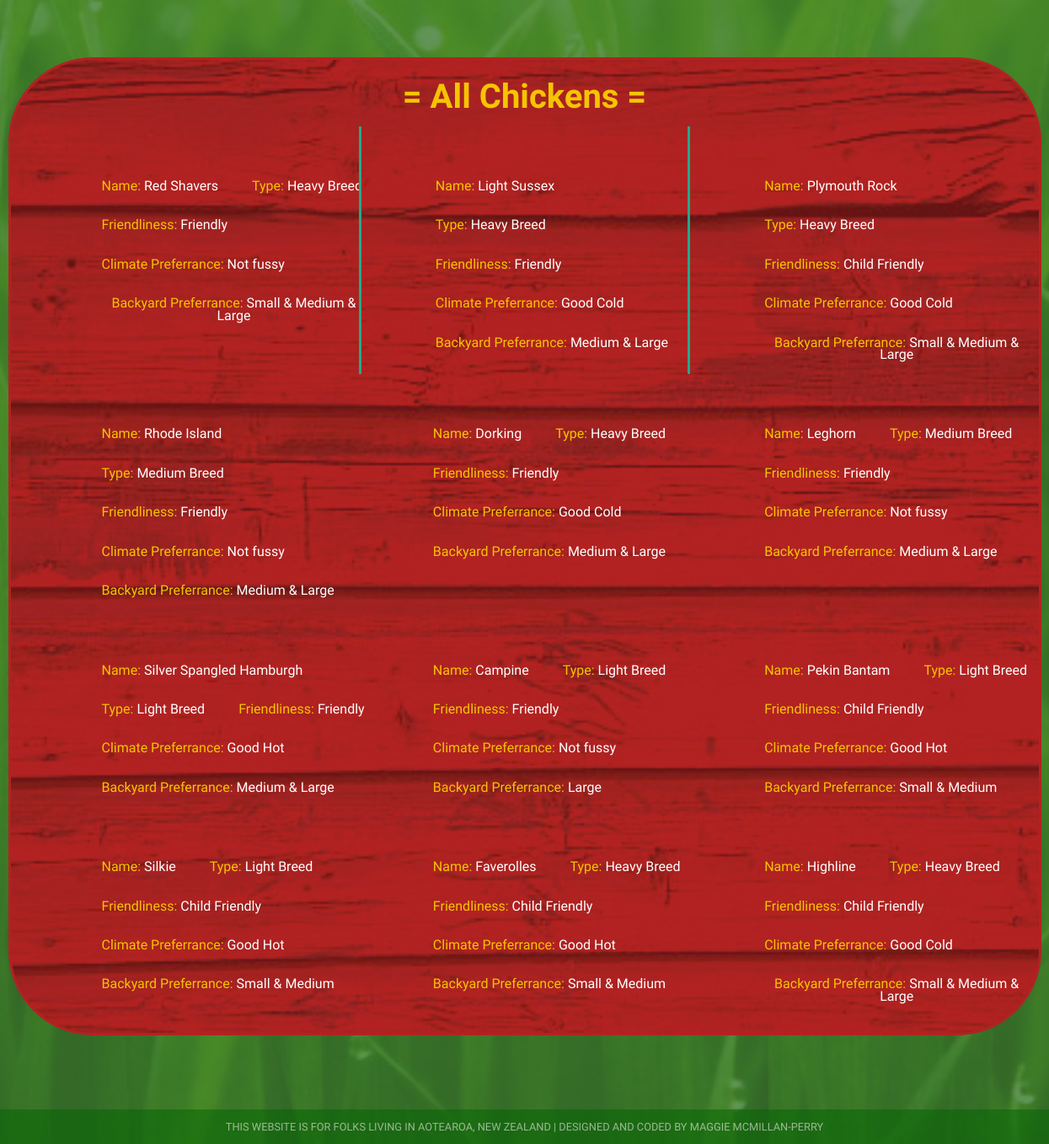
The app's page /results (lower part), older data.
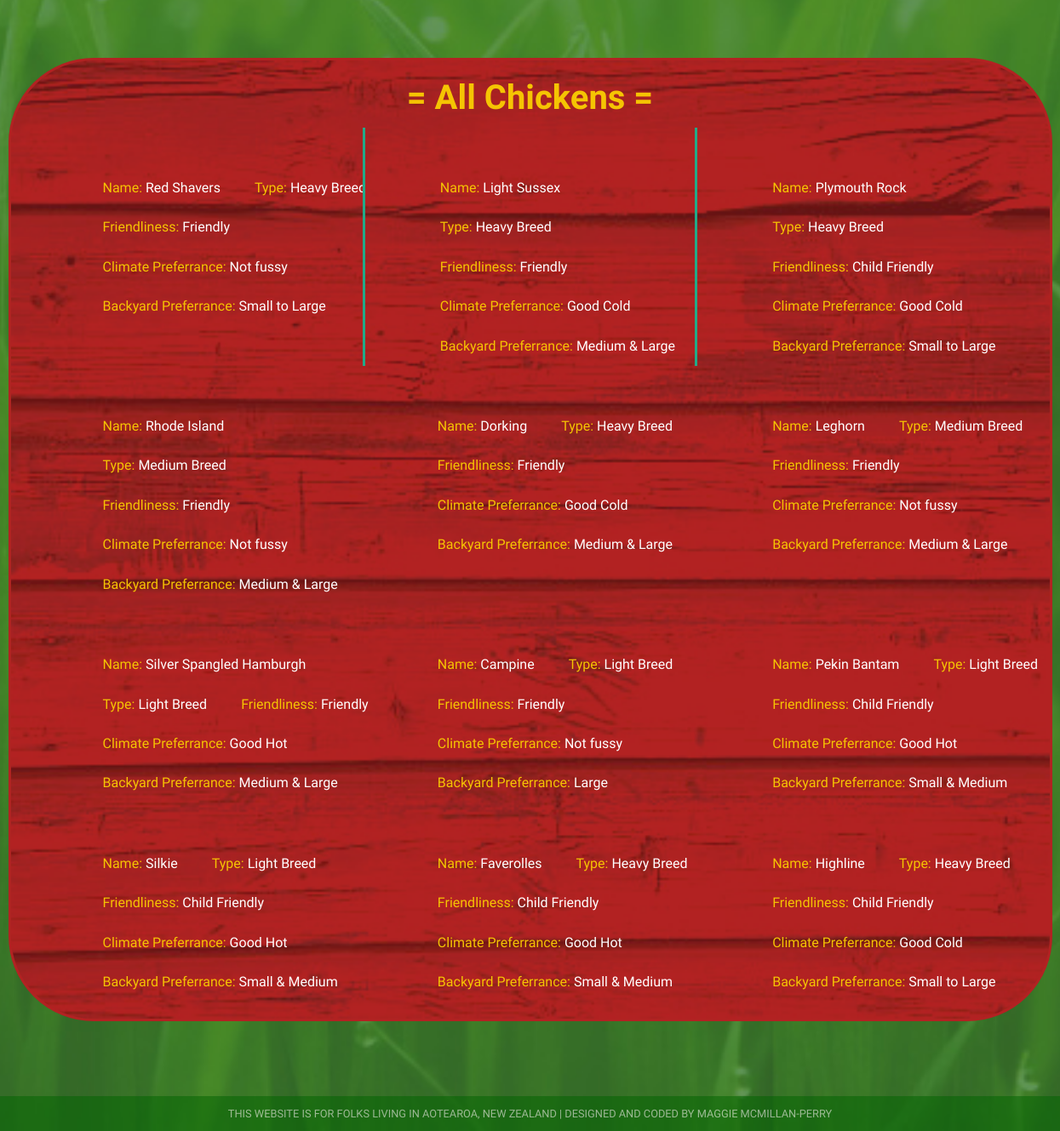
The same page, newer data.
### tables this page shows
CREATE TABLE "chickens" (
	"id"	INTEGER,
	"chicken"	TEXT UNIQUE,
	"mass"	size TEXT,
	"egg"	consistancy TEXT,
	"friendly"	TEXT,
	"climate"	preferred TEXT,
	"backyard"	size TEXT,
	PRIMARY KEY("id")
);

### run.py (the view)
@app.route('/results')
def results():
    db = sqlite3.connect(MENUDB)
    print(db)
    chickens = []
    cur = db.execute('SELECT chicken,mass,egg,friendly,climate,backyard FROM chickens')
    for row in cur:
        chickens.append(list(row))
    db.close()
    return render_template('results.html',
                            disclaimer='This website is for folks living in Aotearoa, New Zealand | Designed and Coded by Maggie McMillan-Perry',
                            chickens=chickens
                            )

### templates/results.html (shortened to what this page needs)
     {% extends "base.html" %}
    {% block content %}
        <body>
        <div id="header">
          <br>
    <div id="menu">
      <h1>= All Chickens = </h1>
 {% for chicken in chickens %}
      <div>
          <li>
            <ul><span style="color: #F5C403;">Name:</span> {{ chicken[0] }}</ul>
            <ul><span style="color: #F5C403;">Type:</span> {{chicken[1]}}</ul>
            <ul><span style="color: #F5C403;">Friendliness:</span> {{chicken[3]}}</ul>
            <ul><span style="color: #F5C403;">Climate Preferrance:</span> {{chicken[4]}}</ul>
            <ul><span style="color: #F5C403;">Backyard Preferrance:</span> {{chicken[5]}}</ul>
          </li>
     </div>
    {% endfor %}
    </div>
{% endblock %}

### templates/base.html (shortened to what this page needs)
<!DOCTYPE html>
<html>
  <head>
    {% block head %}
     <link rel="stylesheet" href="{{ url_for('static', filename='screen.css') }}" />
    {% endblock %}
  </head>
  <body>
    {% block content %}{% endblock %}
    {% block footer %}
    <div id="footer">
      {{ disclaimer|upper }}
    </div>
    {% endblock %}
  </body>
</html>

### static/screen.css (style rules this page uses)
body { background-color: #3C7A31; background-image: url(grass_2.jpg); background-repeat: no-repeat; background-position: top; background-size: cover; color: blue; font-family: 'Uchen', serif; margin: 0; }
h1 { color: #F5C403; font-family: 'Uchen', serif; font-size: 2.5em; margin: 0; }
#header { padding-top: 30px; text-align: center; }
#menu { background-color: firebrick; background-image: url(barn.jpg); background-repeat: no-repeat; background-size: cover; border: 3px solid firebrick; background-image: barn.jpeg; border-radius: 100px; display: grid; margin: auto; max-width: 1180px; padding: 20px 20px; margin-bottom: 5.5em; grid-template-columns: 1fr 1fr 1fr; grid-template-rows: auto; }
#footer { color: white; font-size: 0.8em; opacity: 0.5; text-align: center; background-color: darkgreen; padding: 1em; }
#menu li { list-style: none; color: white; line-height: 90%; width: 90%; padding: 3em; }
#menu div { grid-column: span 3; margin: 0 1em; }
#menu div:nth-child(3) { border-bottom: 3px solid goldenrod; border-top: 3px solid goldenrod; }
#menu h1 { grid-column: span 3; padding-bottom: 0.3em; text-align: center; }
#menu ul { float: left; }
@media only screen and (min-width: 720px) { #menu div { grid-column: auto; margin: 0; } }
@media only screen and (min-width: 720px) { #menu div:nth-child(3) { border: none; border-left: 3px solid #2A8; border-right: 3px solid #2A8; } }

Row changes from the older to the newer data that the page shows:
changed chickens "Red Shavers": backyard "Small & Medium & Large" → "Small to Large"
changed chickens "Plymouth Rock": backyard "Small & Medium & Large" → "Small to Large"
changed chickens "Highline": backyard "Small & Medium & Large" → "Small to Large"
